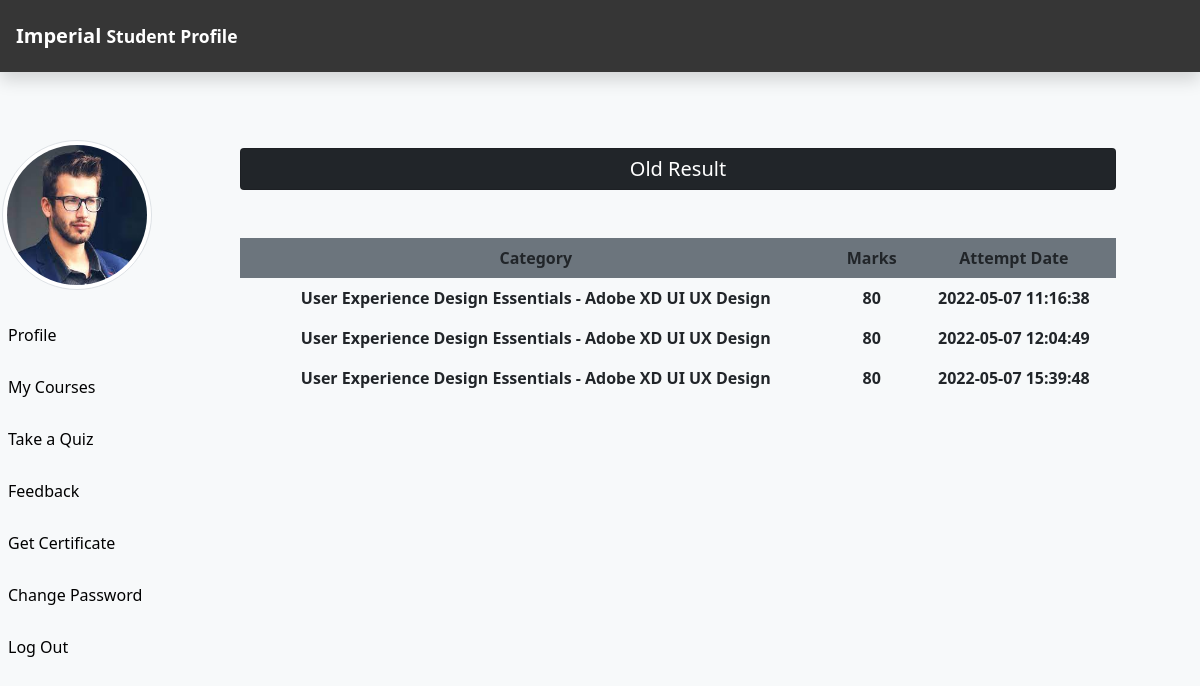
The page /Users/OldResult.php (signed in) on the database its author committed.
### tables this page shows
CREATE TABLE `students` (
  `stu_id` int(11) NOT NULL,
  `stu_name` varchar(255) NOT NULL,
  `stu_email` varchar(255) NOT NULL,
  `stu_pass` varchar(255) NOT NULL,
  `stu_occ` varchar(255) NOT NULL,
  `stu_img` text NOT NULL
);

CREATE TABLE `exam_result` (
  `id` int(11) NOT NULL,
  `email` varchar(255) NOT NULL,
  `exam_type` varchar(255) NOT NULL,
  `total_question` varchar(255) NOT NULL,
  `correct_answer` varchar(255) NOT NULL,
  `wrong_answer` varchar(255) NOT NULL,
  `exam_time` varchar(255) NOT NULL,
  `mark` int(11) NOT NULL
);

### Users/OldResult.php (the view)
<?php
include_once("ProfileHeader.php");
include_once("../DB_Files/db.php");
?>
<div class="col-sm-9 mt-5 ms-5 border-0">
<h5 class="bg-dark card text-white p-2 text-center ">Old Result</h5>
<?php
                $sql = "SELECT * FROM exam_result WHERE email='$_SESSION[stu_email]'";
                $result = $conn->query($sql);
                echo '
<table class="table table-borderless text-center text-light fw-bolder mt-5">
<thead class="bg-secondary">
    <tr >
        <th class="text-dark" scope="col">Category</th>
        <th class="text-dark" scope="col">Marks</th>
        <th class="text-dark" scope="col">Attempt Date</th>
    </tr>
</thead>
<tbody>';
                while ($row = $result->fetch_assoc()) {
                    echo '<tr  class="border-0">';
                    echo '<th class="text-dark" scope="row">' . $row['exam_type'] . '</th>';
                    echo '<td class="text-dark">' . $row['mark'] . '</td>';
                    echo '<td class="text-dark">' . $row['exam_time'] . '</td>';
                    echo '</tr>';
                }
                echo '</tbody>
</table>';
?>
</div>

### Users/ProfileHeader.php (shortened to what this page needs)
<?php
include_once("../DB_Files/db.php");
$stu_email=$_SESSION['stu_email'];
if (isset($stu_email)) {
    $sql = "SELECT stu_img FROM students WHERE stu_email='$stu_email'";
    $result = $conn->query($sql);
    $row = $result->fetch_assoc();
    $stu_img = $row['stu_img'];
}
?>
<!DOCTYPE html>
<html lang="en">
<head>
    <link rel="stylesheet" href="CSS/profileHeader.css">
    <link rel="stylesheet" href="../bootstrap/css/bootstrap.min.css">
    <link rel="stylesheet" href="https://unicons.iconscout.com/release/v2.1.6/css/unicons.css">
</head>
<body>
    <nav class="navbar navbar-dark fixed-top flex-md-nowrap p-3 shadow" style="background-color: #363636;">
        <a href="../index.php" class="navbar-brand col-sm-3 col-md-2 mr-0">Imperial <small>Student Profile</small> </a>
    </nav>
    <div class="container-fluid mb-5" style="margin-top: 100px;">
        <div class="row">
            <nav class="col-sm-3 col-md-2 sidebar py-5d-print-none" style="padding-top:40px; margin-left:-20px;">
                <div class="sidebar-sticky">
                    <ul class="nav flex-column">
                        <li class="nav-item mb-3">
                            <img src="<?php echo $stu_img ?>" alt="" class="img-thumbnail rounded-circle" style="margin-left: 10px; height:150px;
                            width:150px;" >
                        </li>
                        <li class="nav-item">
                            <a href="Profile.php" class="nav-link">
                                Profile
                            </a>
                        </li>
                        <li class="nav-item">
                            <a href="MyCourse.php" class="nav-link">
                                My Courses
                            </a>
                        </li>
                        <li class="nav-item">
                            <a href="EnrollQuiz.php" class="nav-link">
                                Take a Quiz
                            </a>
                        </li>
                        <li class="nav-item">
                            <a href="Feedback.php" class="nav-link">
                                Feedback
                            </a>
                        </li>
                        <li class="nav-item">
                            <a href="getCertificate.php" class="nav-link">
                                Get Certificate
                            </a>
                        </li>
                        <li class="nav-item">
                            <a href="ChangePass.php" class="nav-link">
                                Change Password
                            </a>
                        </li>
                        <li class="nav-item">
                            <a href="Logout.php" class="nav-link">
                                Log Out
                            </a>
                        </li>
                    </ul>
                </div>
            </nav>

### Users/CSS/profileHeader.css (style rules this page uses)
.navbar-brand { font-size: 2rem; font-weight: bold; color: #ffffff; }
body { font-family: 'IBM Plex Sans Arabic', sans-serif; }
small { font-size: 1.2rem; }

### Users/ProfileHeader.php (style rules this page uses)
body { background: #f7f9fa; color: rgb(255, 255, 255); }
.nav-link { transition: all 400ms ease; color: black; }

### rows shown on the page
students: stu_img (picture)
exam_result: exam_type "User Experience Design Essentials - Adobe XD UI UX Design", mark "80", exam_time "2022-05-07 11:16:38"
exam_result: exam_type "User Experience Design Essentials - Adobe XD UI UX Design", mark "80", exam_time "2022-05-07 12:04:49"
exam_result: exam_type "User Experience Design Essentials - Adobe XD UI UX Design", mark "80", exam_time "2022-05-07 15:39:48"
